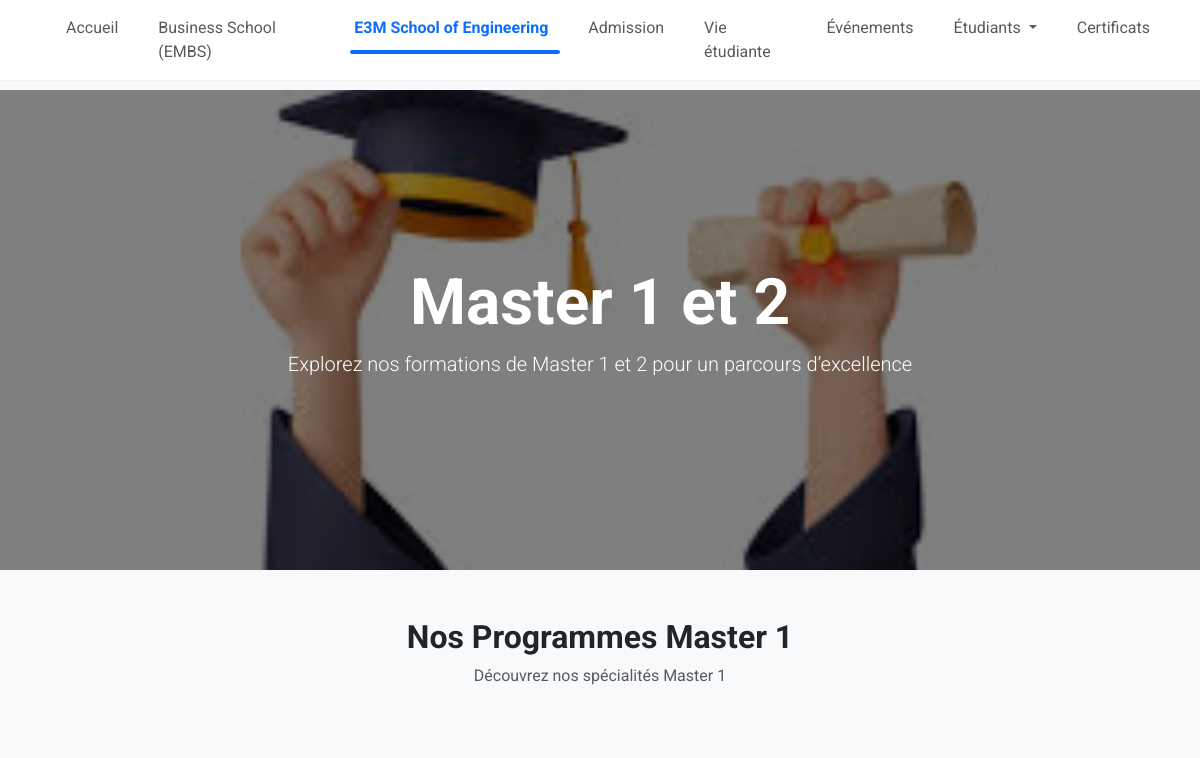
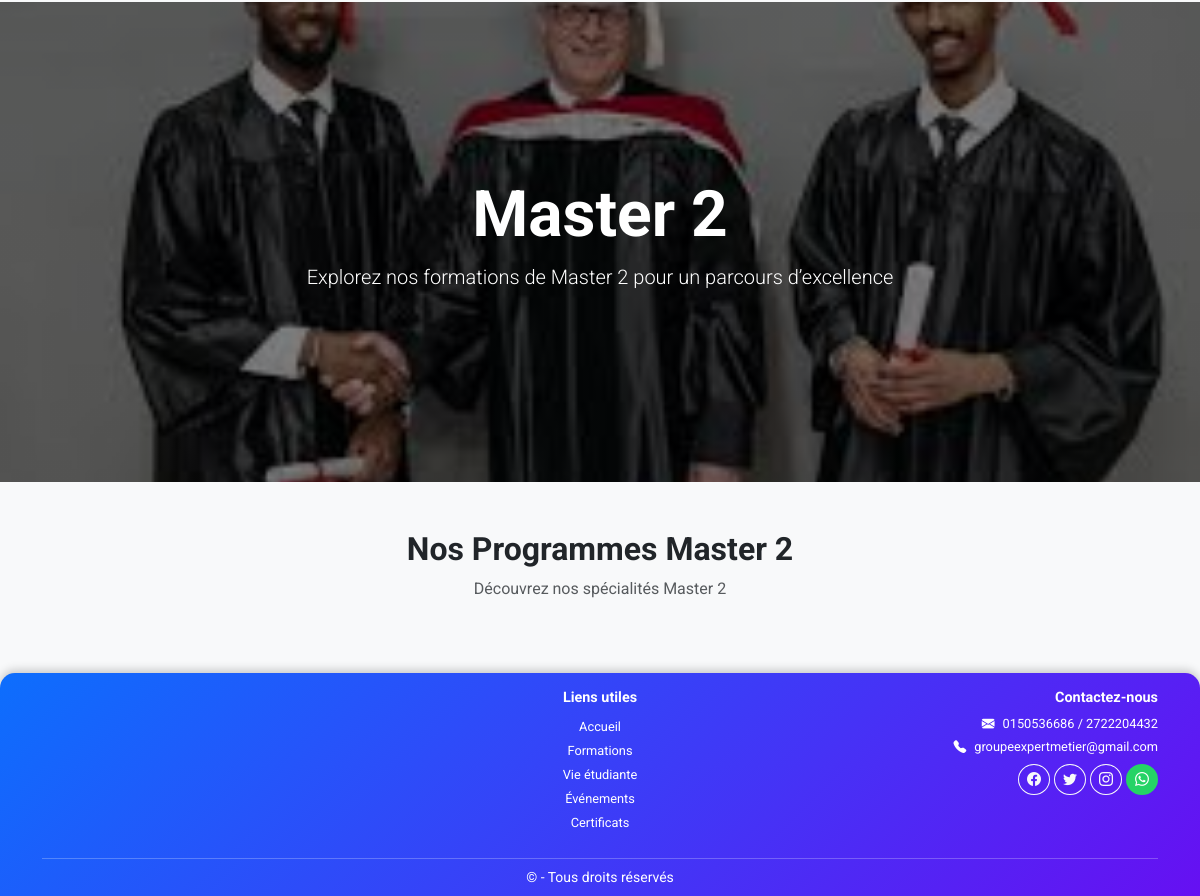
Page /e3m/masters1/ on the earlier database version (2 pictures, top to bottom).
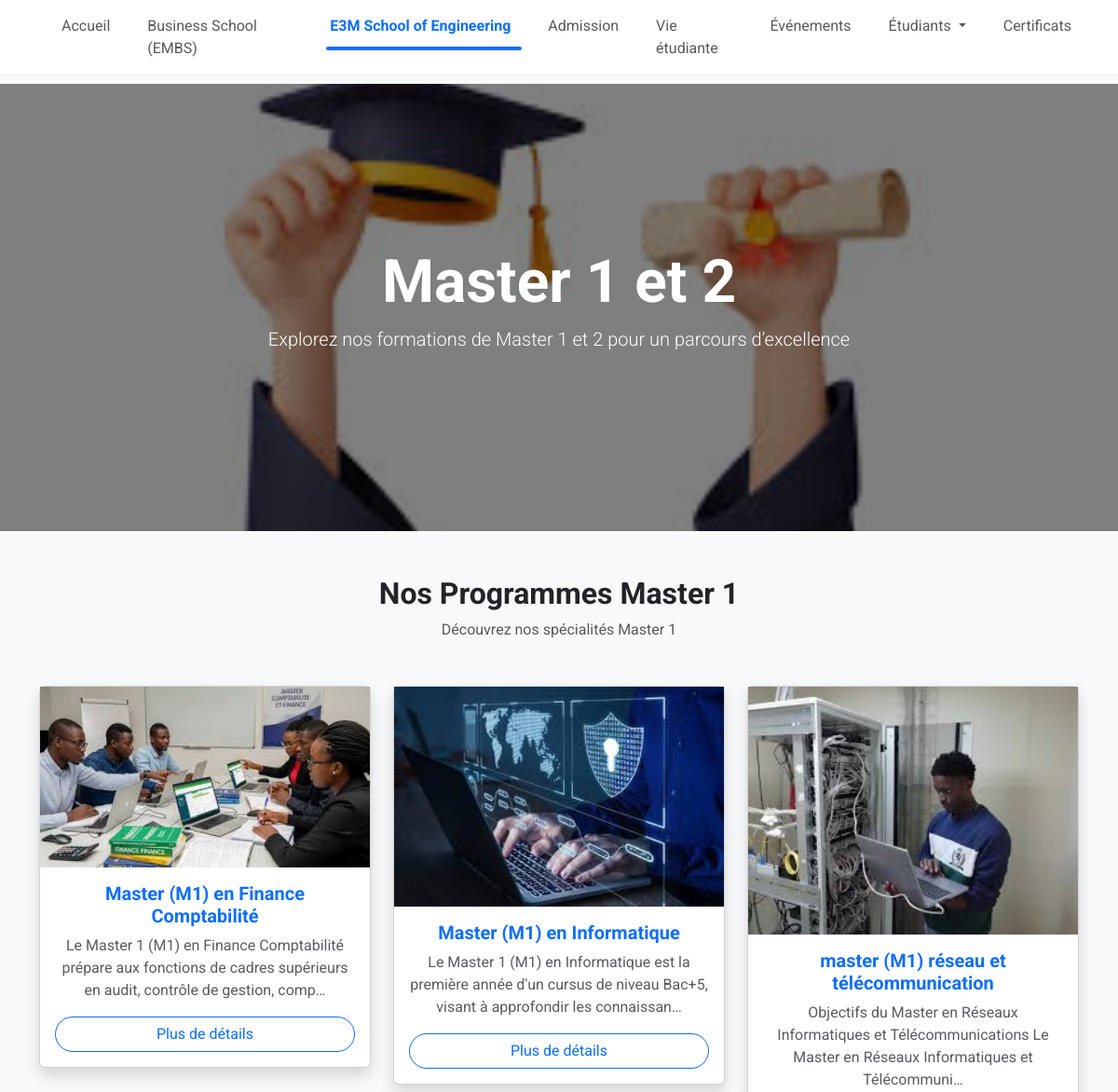
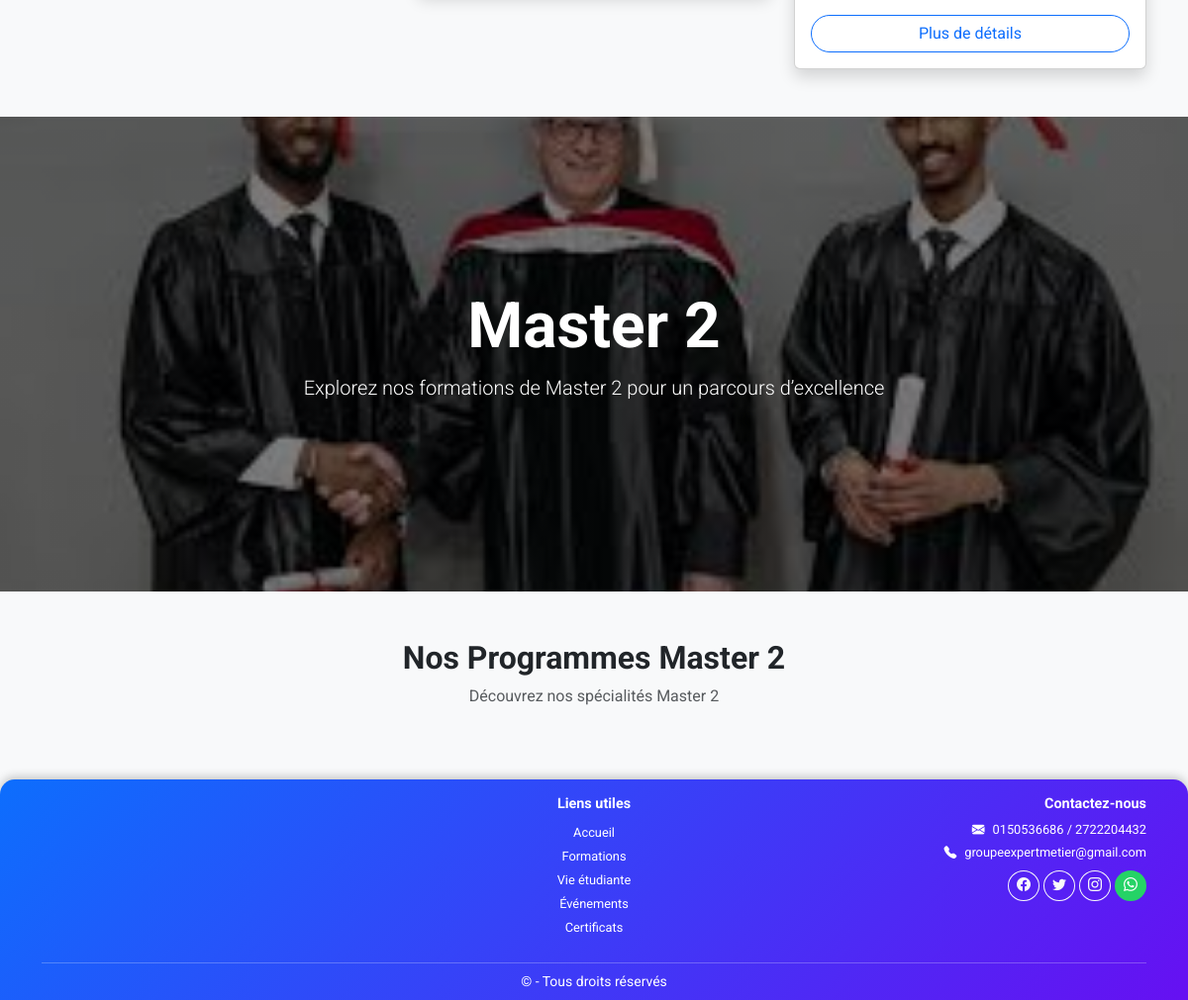
Same page on the later database version (2 pictures, top to bottom).
### myapp/models.py (models this page shows, shortened)
class CycleIngenieur(models.Model):
    titre = models.CharField(max_length=200, default="Formation Cycle Ingénieur")
    description = models.TextField()
    details = models.TextField(blank=True, null=True)
    type_cycle = models.CharField(max_length=20, choices=TYPE_CYCLE_CHOICES, default='licence')
    image = models.ImageField(upload_to='cycle_ingenieur/', blank=True, null=True)

### myapp/views.py (the view)
# urls.py: path('e3m/masters1/', views.masters1, name='masters1'),
def masters1(request):
    master1_list = CycleIngenieur.objects.filter(type_cycle='master1')
    master2_list = CycleIngenieur.objects.filter(type_cycle='master2')
    return render(request, 'masters1.html', {
        'master1_list': master1_list,
        'master2_list': master2_list
    })

### myapp/templates/masters1.html (shortened to what this page needs)
{% extends 'base.html' %}
{% load static %}
{% block content %}
<link href="https://unpkg.com/aos@2.3.4/dist/aos.css" rel="stylesheet">
<section class="hero" style="background: linear-gradient(rgba(0,0,0,0.5), rgba(0,0,0,0.5)), url({% static 'images/master1-hero.jpg' %}) center/cover no-repeat; height:60vh; display:flex; align-items:center; justify-content:center; text-align:center; color:white;">
  <div>
    <h1 class="display-3 fw-bold" data-aos="fade-up">Master 1 et 2</h1>
    <p class="lead" data-aos="fade-up" data-aos-delay="200">Explorez nos formations de Master 1 et 2 pour un parcours d’excellence</p>
  </div>
</section>
<section class="container py-5">
  <div class="text-center mb-5">
    <h2 class="fw-bold">Nos Programmes Master 1</h2>
    <p class="text-muted">Découvrez nos spécialités Master 1</p>
  </div>
  <div class="row g-4">
    {% for formation in master1_list %}
    <div class="col-md-4" data-aos="zoom-in">
      <div class="card formation-card shadow">
        {% if formation.image %}
          <img src="{{ formation.image.url }}" alt="{{ formation.titre }}">
        {% else %}
          <img src="{% static 'images/formation.jpg' %}" alt="{{ formation.titre }}">
        {% endif %}
        <div class="card-body text-center d-flex flex-column">
          <h5 class="fw-bold text-primary">{{ formation.titre }}</h5>
          <p class="text-muted">{{ formation.description|truncatechars:120 }}</p>
          <button class="btn btn-outline-primary rounded-pill mt-auto" data-bs-toggle="modal" data-bs-target="#modal{{ forloop.counter }}">Plus de détails</button>
        </div>
      </div>
    </div>
    {% endfor %}
  </div>
</section>
<section class="hero" style="background: linear-gradient(rgba(0,0,0,0.5), rgba(0,0,0,0.5)), url({% static 'images/master-hero.jpg' %}) center/cover no-repeat; height:60vh; display:flex; align-items:center; justify-content:center; text-align:center; color:white;">
  <div>
    <h1 class="display-3 fw-bold" data-aos="fade-up">Master 2</h1>
    <p class="lead" data-aos="fade-up" data-aos-delay="200">Explorez nos formations de Master 2 pour un parcours d’excellence</p>
  </div>
</section>
<section class="container py-5">
  <div class="text-center mb-5">
    <h2 class="fw-bold">Nos Programmes Master 2</h2>
    <p class="text-muted">Découvrez nos spécialités Master 2</p>
  </div>
</section>
{% endblock %}

### myapp/templates/base.html (shortened to what this page needs)
{% load static %}
<!DOCTYPE html>
<html lang="fr">
<head>
    <link href="https://cdn.jsdelivr.net/npm/bootstrap@5.3.3/dist/css/bootstrap.min.css" rel="stylesheet">
    <link rel="stylesheet" href="https://cdn.jsdelivr.net/npm/bootstrap-icons@1.11.3/font/bootstrap-icons.css">
    <link href="https://cdnjs.cloudflare.com/ajax/libs/lightbox2/2.11.4/css/lightbox.min.css" rel="stylesheet">
</head>
<body>
    <nav class="navbar navbar-expand-lg fixed-top">
        <div class="container">
            <div class="collapse navbar-collapse justify-content-end" id="mainNavbar">
                <ul class="navbar-nav gap-lg-4">
                    <li class="nav-item">
                        <a class="nav-link {% if request.resolver_match.url_name == 'home' %}active fw-bold text-primary{% endif %}"
                            href="{% url 'home' %}">
                            Accueil
                        </a>
                    </li>
                    <li class="nav-item">
                        <a class="nav-link {% if request.resolver_match.url_name == 'formations' %}active fw-bold text-primary{% endif %}"
                            href="{% url 'formations' %}">
                            Business School (EMBS)
                        </a>
                    </li>
                    <li class="nav-item dropdown">
                        <a class="nav-link dropdown-toggle {% if request.resolver_match.url_name in 'licence masters1 masters2' %}active fw-bold text-primary{% endif %}"
                           href="#"
                           id="e3mDropdown"
                           role="button"
                           data-bs-toggle="dropdown"
                           aria-expanded="false">
                            E3M School of Engineering
                        </a>
                    </li>
                    <li class="nav-item">
                        <a class="nav-link {% if request.resolver_match.url_name == 'admission' %}active fw-bold text-primary{% endif %}"
                            href="{% url 'admission' %}">
                            Admission
                        </a>
                    </li>
                    <li class="nav-item">
                        <a class="nav-link {% if request.resolver_match.url_name == 'vie_associative' %}active fw-bold text-primary{% endif %}"
                            href="{% url 'vie_associative' %}">
                            Vie étudiante
                        </a>
                    </li>
                    <li class="nav-item">
                        <a class="nav-link {% if request.resolver_match.url_name == 'evenements' %}active fw-bold text-primary{% endif %}"
                            href="{% url 'evenements' %}">
                            Événements
                        </a>
                    </li>
                    <li class="nav-item dropdown">
                        <a class="nav-link dropdown-toggle
                            {% if request.resolver_match.url_name in 'inscription preinscription' %}active fw-bold text-primary{% endif %}"
                            href="#" id="etudiantsDropdown" role="button" data-bs-toggle="dropdown" aria-expanded="false">
                            Étudiants
                        </a>
                    </li>
                    <li class="nav-item">
                        <a class="nav-link {% if request.resolver_match.url_name == 'certificats' %}active fw-bold text-primary{% endif %}"
                            href="{% url 'certificats' %}">
                            Certificats
                        </a>
                    </li>
                </ul>
            </div>
        </div>
    </nav>
    {% block content %}
    {% endblock %}
    <footer class="footer bg-dark text-white pt-3 pb-2">
        <div class="container">
            <div class="row">
                <div class="col-md-4 mb-3 text-center text-md-start">
                </div>
                <div class="col-md-4 mb-3 text-center">
                    <h6 class="fw-bold mb-2">Liens utiles</h6>
                    <ul class="list-unstyled mb-0">
                        <li><a href="{% url 'home' %}" class="text-white text-decoration-none small">Accueil</a></li>
                        <li><a href="{% url 'formations' %}" class="text-white text-decoration-none small">Formations</a></li>
                        <li><a href="{% url 'vie_associative' %}" class="text-white text-decoration-none small">Vie étudiante</a></li>
                        <li><a href="{% url 'evenements' %}" class="text-white text-decoration-none small">Événements</a></li>
                        <li><a href="{% url 'certificats' %}" class="text-white text-decoration-none small">Certificats</a></li>
                    </ul>
                </div>
                <div class="col-md-4 mb-3 text-center text-md-end">
                    <h6 class="fw-bold mb-2">Contactez-nous</h6>
                    <p class="small mb-1"><i class="bi bi-envelope-fill me-2"></i>0150536686 / 2722204432</p>
                    <p class="small mb-2"><i class="bi bi-telephone-fill me-2"></i>groupeexpertmetier@gmail.com</p>
                    <div class="d-flex justify-content-center justify-content-md-end gap-1">
                        <a href="https://www.facebook.com/share/p/14YeWXSMCHP/" class="btn btn-outline-light btn-sm rounded-circle"><i class="bi bi-facebook"></i></a>
                        <a href="#" class="btn btn-outline-light btn-sm rounded-circle"><i class="bi bi-twitter"></i></a>
                        <a href="#" class="btn btn-outline-light btn-sm rounded-circle"><i class="bi bi-instagram"></i></a>
                        <a href="https://wa.me/2250150536686" target="_blank" class="btn btn-sm rounded-circle" style="background-color:#25D366; color:white;"><i class="bi bi-whatsapp"></i></a>
                    </div>
                </div>
            </div>
            <hr class="border-light my-2">
            <div class="text-center small mb-0">
                &copy; {{ home_data.site_name }} - Tous droits réservés
            </div>
        </div>
    </footer>
</body>
</html>

### myapp/templates/base.html (style rules this page uses)
body { background-color: #f8f9fa; font-family: 'Roboto', sans-serif; scroll-behavior: smooth; padding-top: 90px; }
.navbar { background: rgba(255, 255, 255, 0.92); backdrop-filter: blur(12px); border-bottom: 1px solid rgba(0, 0, 0, 0.05); transition: all 0.3s ease; }
.nav-link { position: relative; transition: 0.3s; }
.nav-link.active { color: #0d6efd !important; }
.nav-link.active::after { content: ""; position: absolute; left: 0; bottom: -6px; width: 100%; height: 3px; background: #0d6efd; border-radius: 3px; }
.footer { background: linear-gradient(135deg, #0d6efd 0%, #6610f2 100%); color: white; border-top-left-radius: 15px; border-top-right-radius: 15px; box-shadow: 0 -3px 10px rgba(0, 0, 0, 0.2); }
.footer h6 { font-size: 0.9rem; }
.footer p, .footer li a { font-size: 0.8rem; }

Differences in the rows shown:
added CycleIngenieur: image (picture), titre "Master (M1) en Finance Comptabilité", description "Le Master 1 (M1) en Finance Comptabilité prépare aux fonctions de cadres supérieurs en audit, contrôle de gestion, comp…"
added CycleIngenieur: image (picture), titre "Master (M1) en Informatique", description "Le Master 1 (M1) en Informatique est la première année d'un cursus de niveau Bac+5, visant à approfondir les connaissan…"
added CycleIngenieur: image (picture), titre "master (M1) réseau et télécommunication", description "Objectifs du Master en Réseaux Informatiques et Télécommunications Le Master en Réseaux Informatiques et Télécommuni…"
